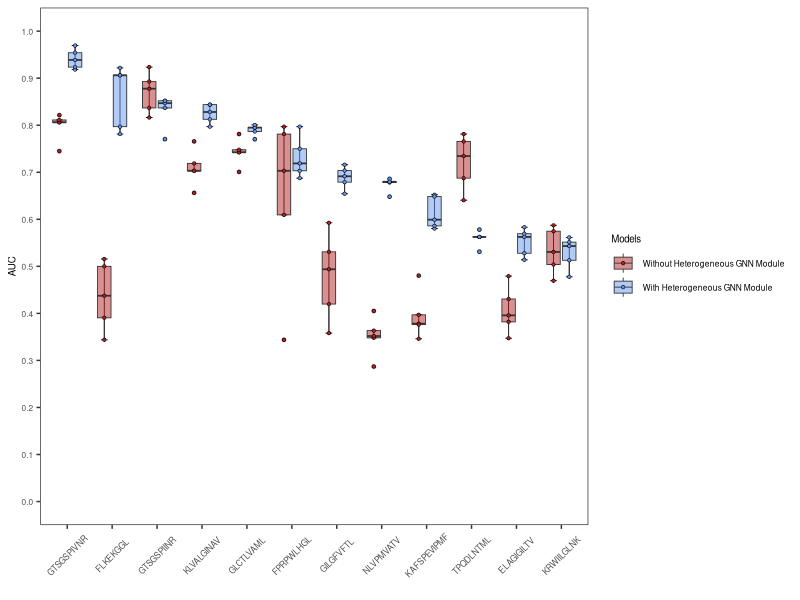

Generate this figure with R:
getwd()

df = read.csv("df_exp4_vdj1.csv")

head(df)

library(ggplot2)
library(ggsignif)
library(ggpubr)

df$Model=factor(df$Model,level=c("Without Heterogeneous GNN Module","With Heterogeneous GNN Module"))
df$Peptide=factor(df$Peptide,level=c("GTSGSPIVNR","FLKEKGGL","GTSGSPIINR","KLVALGINAV","GLCTLVAML","FPRPWLHGL","GILGFVFTL","NLVPMVATV","KAFSPEVIPMF","TPQDLNTML","ELAGIGILTV","KRWIILGLNK"))


p = ggplot(data=df,aes(x=Peptide,y=AUC,fill=Model))+
#     stat_summary(geom="bar",fun=mean,aes(fill=Model),width=0.6,position=position_dodge(0.7),colour="black")+
#     stat_summary(geom="errorbar",fun.min=min,fun.max=max,width=0.3,position=position_dodge(0.7))+
    labs(x="",y="AUC",fill="Models")+
    stat_boxplot(geom="errorbar",width=0.3,position=position_dodge(0.7),linewidth=0.3)+ 
    geom_boxplot(position=position_dodge(0.7),width=0.6,alpha=0.5,outlier.size=1,linewidth=0.3)+
    geom_point(position = position_dodge(0.7), size = 1, shape = 21, stroke=0.3) +
    theme_bw()+
    theme(panel.grid=element_blank(),
        axis.text=element_text(family="Helvetica", size=6),
        axis.title=element_text(family="Helvetica", size=7),
        legend.text=element_text(family="Helvetica", size=6),
        legend.title=element_text(family="Helvetica", size=7),
        axis.text.x=element_text(angle=45,hjust = 0.5,vjust = 0.5))+
    scale_fill_manual(values=c('firebrick','cornflowerblue'))+
    scale_y_continuous(limits=c(0,1),breaks=seq(0,1,0.1))
    
ggsave("Figure5d_20240502.pdf",p,device = "pdf",width=18,height=7.4,units="cm")

